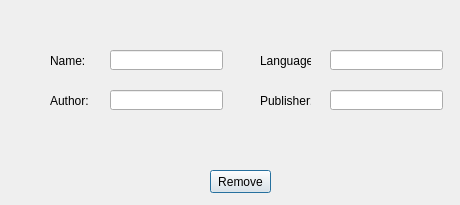
<?xml version="1.0" encoding="UTF-8"?>
<ui version="4.0">
 <class>removeform</class>
 <widget class="QDialog" name="removeform">
  <property name="geometry">
   <rect>
    <x>0</x>
    <y>0</y>
    <width>460</width>
    <height>205</height>
   </rect>
  </property>
  <property name="windowTitle">
   <string>Dialog</string>
  </property>
  <widget class="QLabel" name="lblname">
   <property name="geometry">
    <rect>
     <x>50</x>
     <y>50</y>
     <width>51</width>
     <height>21</height>
    </rect>
   </property>
   <property name="text">
    <string>Name:</string>
   </property>
  </widget>
  <widget class="QLabel" name="lblauth">
   <property name="geometry">
    <rect>
     <x>50</x>
     <y>90</y>
     <width>51</width>
     <height>21</height>
    </rect>
   </property>
   <property name="text">
    <string>Author:</string>
   </property>
  </widget>
  <widget class="QLabel" name="publbl">
   <property name="geometry">
    <rect>
     <x>260</x>
     <y>90</y>
     <width>51</width>
     <height>21</height>
    </rect>
   </property>
   <property name="text">
    <string>Publisher:</string>
   </property>
  </widget>
  <widget class="QLineEdit" name="name">
   <property name="geometry">
    <rect>
     <x>110</x>
     <y>50</y>
     <width>113</width>
     <height>20</height>
    </rect>
   </property>
  </widget>
  <widget class="QLineEdit" name="author">
   <property name="geometry">
    <rect>
     <x>110</x>
     <y>90</y>
     <width>113</width>
     <height>20</height>
    </rect>
   </property>
  </widget>
  <widget class="QLineEdit" name="publisher">
   <property name="geometry">
    <rect>
     <x>330</x>
     <y>90</y>
     <width>113</width>
     <height>20</height>
    </rect>
   </property>
  </widget>
  <widget class="QPushButton" name="pushButton">
   <property name="geometry">
    <rect>
     <x>210</x>
     <y>170</y>
     <width>61</width>
     <height>23</height>
    </rect>
   </property>
   <property name="text">
    <string>Remove</string>
   </property>
  </widget>
  <widget class="QLabel" name="lanlbl">
   <property name="geometry">
    <rect>
     <x>260</x>
     <y>50</y>
     <width>51</width>
     <height>21</height>
    </rect>
   </property>
   <property name="text">
    <string>Language:</string>
   </property>
  </widget>
  <widget class="QLineEdit" name="language">
   <property name="geometry">
    <rect>
     <x>330</x>
     <y>50</y>
     <width>113</width>
     <height>20</height>
    </rect>
   </property>
  </widget>
 </widget>
 <resources/>
 <connections/>
</ui>
